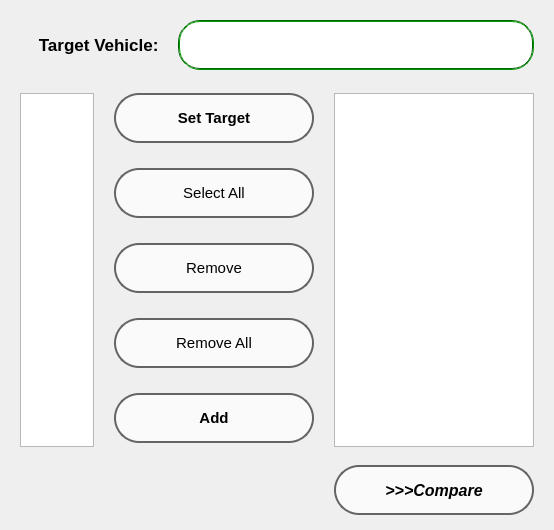
<?xml version="1.0" encoding="UTF-8"?>
<ui version="4.0">
 <class>QWFormCompare1</class>
 <widget class="QWidget" name="QWFormCompare1">
  <property name="geometry">
   <rect>
    <x>0</x>
    <y>0</y>
    <width>554</width>
    <height>530</height>
   </rect>
  </property>
  <property name="windowTitle">
   <string>Form</string>
  </property>
  <layout class="QGridLayout" name="gridLayout">
   <property name="leftMargin">
    <number>20</number>
   </property>
   <property name="topMargin">
    <number>20</number>
   </property>
   <property name="rightMargin">
    <number>20</number>
   </property>
   <property name="bottomMargin">
    <number>15</number>
   </property>
   <property name="horizontalSpacing">
    <number>20</number>
   </property>
   <property name="verticalSpacing">
    <number>8</number>
   </property>
   <item row="0" column="0" colspan="3">
    <layout class="QHBoxLayout" name="horizontalLayout_2">
     <property name="topMargin">
      <number>0</number>
     </property>
     <property name="bottomMargin">
      <number>15</number>
     </property>
     <item>
      <widget class="QLabel" name="label">
       <property name="font">
        <font>
         <pointsize>13</pointsize>
         <weight>75</weight>
         <bold>true</bold>
        </font>
       </property>
       <property name="autoFillBackground">
        <bool>true</bool>
       </property>
       <property name="text">
        <string>    Target Vehicle:    </string>
       </property>
      </widget>
     </item>
     <item>
      <widget class="QLineEdit" name="lineTarget">
       <property name="minimumSize">
        <size>
         <width>0</width>
         <height>50</height>
        </size>
       </property>
       <property name="font">
        <font>
         <family>Arial</family>
        </font>
       </property>
       <property name="styleSheet">
        <string notr="true">QLineEdit{
	border: 2px groove gray;
	border-radius: 22px;
	padding: 2px 4px;
	color: rgb(0, 0, 0);
	border-color: rgb(0, 100, 0);
}</string>
       </property>
       <property name="readOnly">
        <bool>true</bool>
       </property>
      </widget>
     </item>
    </layout>
   </item>
   <item row="1" column="1">
    <layout class="QVBoxLayout" name="verticalLayout_3">
     <property name="spacing">
      <number>25</number>
     </property>
     <item>
      <widget class="QPushButton" name="btnSetTarget">
       <property name="minimumSize">
        <size>
         <width>200</width>
         <height>50</height>
        </size>
       </property>
       <property name="maximumSize">
        <size>
         <width>450</width>
         <height>16777215</height>
        </size>
       </property>
       <property name="font">
        <font>
         <pointsize>11</pointsize>
         <weight>75</weight>
         <bold>true</bold>
        </font>
       </property>
       <property name="cursor">
        <cursorShape>PointingHandCursor</cursorShape>
       </property>
       <property name="styleSheet">
        <string notr="true">QPushButton{
	color: black;
	background-color: rgb(250, 250, 250);
	border: 1.5px;
	border-color: rgb(100, 100, 100);
	border-radius: 25px;
	padding: 4px 4px;
	border-style: solid;
}

QPushButton:hover{
	color: Black;
	font-size: 12pt;
	padding: 3px 4px;
	border-color: rgb(150, 150, 150);
	background-color: rgb(225, 255, 255);
}

QPushButton:pressed{
	color: Black;
	font-size: 11pt;
	padding: 3px 4px;
	border-color: rgb(100, 100, 100);
	background-color: rgb(195, 255, 255);
}
</string>
       </property>
       <property name="text">
        <string>Set Target</string>
       </property>
      </widget>
     </item>
     <item>
      <widget class="QPushButton" name="btnSelAll">
       <property name="minimumSize">
        <size>
         <width>200</width>
         <height>50</height>
        </size>
       </property>
       <property name="maximumSize">
        <size>
         <width>450</width>
         <height>16777215</height>
        </size>
       </property>
       <property name="font">
        <font>
         <pointsize>11</pointsize>
        </font>
       </property>
       <property name="cursor">
        <cursorShape>PointingHandCursor</cursorShape>
       </property>
       <property name="styleSheet">
        <string notr="true">QPushButton{
	color: black;
	background-color: rgb(250, 250, 250);
	border: 1.5px;
	border-color: rgb(100, 100, 100);
	border-radius: 25px;
	padding: 4px 4px;
	border-style: solid;
}

QPushButton:hover{
	color: Black;
	font-size: 12pt;
	padding: 3px 4px;
	border-color: rgb(150, 150, 150);
	background-color: rgb(225, 255, 255);
}

QPushButton:pressed{
	color: Black;
	font-size: 11pt;
	padding: 3px 4px;
	border-color: rgb(100, 100, 100);
	background-color: rgb(195, 255, 255);
}
</string>
       </property>
       <property name="text">
        <string>Select All</string>
       </property>
      </widget>
     </item>
     <item>
      <widget class="QPushButton" name="btnRemove">
       <property name="minimumSize">
        <size>
         <width>200</width>
         <height>50</height>
        </size>
       </property>
       <property name="maximumSize">
        <size>
         <width>450</width>
         <height>16777215</height>
        </size>
       </property>
       <property name="font">
        <font>
         <pointsize>11</pointsize>
        </font>
       </property>
       <property name="cursor">
        <cursorShape>PointingHandCursor</cursorShape>
       </property>
       <property name="styleSheet">
        <string notr="true">QPushButton{
	color: black;
	background-color: rgb(250, 250, 250);
	border: 1.5px;
	border-color: rgb(100, 100, 100);
	border-radius: 25px;
	padding: 4px 4px;
	border-style: solid;
}

QPushButton:hover{
	color: Black;
	font-size: 12pt;
	padding: 3px 4px;
	border-color: rgb(150, 150, 150);
	background-color: rgb(225, 255, 255);
}

QPushButton:pressed{
	color: Black;
	font-size: 11pt;
	padding: 3px 4px;
	border-color: rgb(100, 100, 100);
	background-color: rgb(195, 255, 255);
}
</string>
       </property>
       <property name="text">
        <string>Remove</string>
       </property>
      </widget>
     </item>
     <item>
      <widget class="QPushButton" name="btnRemoveAll">
       <property name="minimumSize">
        <size>
         <width>200</width>
         <height>50</height>
        </size>
       </property>
       <property name="maximumSize">
        <size>
         <width>450</width>
         <height>16777215</height>
        </size>
       </property>
       <property name="font">
        <font>
         <pointsize>11</pointsize>
        </font>
       </property>
       <property name="cursor">
        <cursorShape>PointingHandCursor</cursorShape>
       </property>
       <property name="styleSheet">
        <string notr="true">QPushButton{
	color: black;
	background-color: rgb(250, 250, 250);
	border: 1.5px;
	border-color: rgb(100, 100, 100);
	border-radius: 25px;
	padding: 4px 4px;
	border-style: solid;
}

QPushButton:hover{
	color: Black;
	font-size: 12pt;
	padding: 3px 4px;
	border-color: rgb(150, 150, 150);
	background-color: rgb(225, 255, 255);
}

QPushButton:pressed{
	color: Black;
	font-size: 11pt;
	padding: 3px 4px;
	border-color: rgb(100, 100, 100);
	background-color: rgb(195, 255, 255);
}
</string>
       </property>
       <property name="text">
        <string>Remove All</string>
       </property>
      </widget>
     </item>
     <item>
      <widget class="QPushButton" name="btnAdd">
       <property name="minimumSize">
        <size>
         <width>200</width>
         <height>50</height>
        </size>
       </property>
       <property name="maximumSize">
        <size>
         <width>450</width>
         <height>16777215</height>
        </size>
       </property>
       <property name="font">
        <font>
         <pointsize>11</pointsize>
         <weight>75</weight>
         <bold>true</bold>
        </font>
       </property>
       <property name="cursor">
        <cursorShape>PointingHandCursor</cursorShape>
       </property>
       <property name="styleSheet">
        <string notr="true">QPushButton{
	color: black;
	background-color: rgb(250, 250, 250);
	border: 1.5px;
	border-color: rgb(100, 100, 100);
	border-radius: 25px;
	padding: 4px 4px;
	border-style: solid;
}

QPushButton:hover{
	color: Black;
	font-size: 12pt;
	padding: 3px 4px;
	border-color: rgb(150, 150, 150);
	background-color: rgb(225, 255, 255);
}

QPushButton:pressed{
	color: Black;
	font-size: 11pt;
	padding: 3px 4px;
	border-color: rgb(100, 100, 100);
	background-color: rgb(195, 255, 255);
}
</string>
       </property>
       <property name="text">
        <string>Add</string>
       </property>
      </widget>
     </item>
    </layout>
   </item>
   <item row="1" column="2">
    <widget class="QListWidget" name="lw_tbCompared">
     <property name="maximumSize">
      <size>
       <width>750</width>
       <height>16777215</height>
      </size>
     </property>
    </widget>
   </item>
   <item row="1" column="0">
    <widget class="QListWidget" name="lw_all">
     <property name="maximumSize">
      <size>
       <width>750</width>
       <height>16777215</height>
      </size>
     </property>
    </widget>
   </item>
   <item row="2" column="2">
    <layout class="QHBoxLayout" name="horizontalLayout_3">
     <property name="topMargin">
      <number>10</number>
     </property>
     <property name="bottomMargin">
      <number>0</number>
     </property>
     <item>
      <widget class="QToolButton" name="btnCompare">
       <property name="minimumSize">
        <size>
         <width>200</width>
         <height>50</height>
        </size>
       </property>
       <property name="maximumSize">
        <size>
         <width>450</width>
         <height>16777215</height>
        </size>
       </property>
       <property name="font">
        <font>
         <pointsize>12</pointsize>
         <weight>75</weight>
         <italic>true</italic>
         <bold>true</bold>
         <underline>false</underline>
        </font>
       </property>
       <property name="cursor">
        <cursorShape>PointingHandCursor</cursorShape>
       </property>
       <property name="styleSheet">
        <string notr="true">QToolButton{
	color: black;
	background-color: rgb(250, 250, 250);
	border: 1.5px;
	border-color: rgb(100, 100, 100);
	border-radius: 25px;
	padding: 4px 4px;
	border-style: solid;
}

QToolButton:hover{
	color: Black;
	font-size: 12pt;
	padding: 3px 4px;
	border-color: rgb(150, 150, 150);
	background-color: rgb(225, 255, 255);
}

QToolButton:pressed{
	color: Black;
	font-size: 11pt;
	padding: 3px 4px;
	border-color: rgb(100, 100, 100);
	background-color: rgb(195, 255, 255);
}
</string>
       </property>
       <property name="text">
        <string>&gt;&gt;&gt;Compare</string>
       </property>
       <property name="iconSize">
        <size>
         <width>16</width>
         <height>16</height>
        </size>
       </property>
      </widget>
     </item>
    </layout>
   </item>
  </layout>
 </widget>
 <resources/>
 <connections>
  <connection>
   <sender>btnSelAll</sender>
   <signal>clicked()</signal>
   <receiver>lw_all</receiver>
   <slot>selectAll()</slot>
   <hints>
    <hint type="sourcelabel">
     <x>229</x>
     <y>121</y>
    </hint>
    <hint type="destinationlabel">
     <x>99</x>
     <y>172</y>
    </hint>
   </hints>
  </connection>
 </connections>
</ui>
